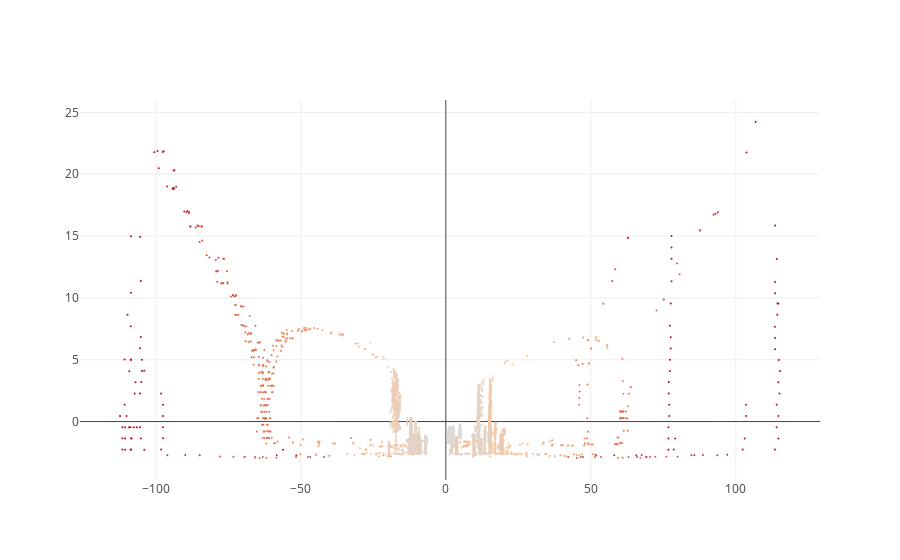

Write notebook code for a chart like this one.
### Markdown cell above
View | Number
---------- | -----------
XZ | 1
XY | 2
YZ | 3

### Code cell
# Select only the desired scene and desired angle
scene_to_plot = objects[34]
view = 3

# plotting the object with desired view
visualize(scene_to_plot, view)

### Figure 1 — Plotly figure (JSON) as saved in the notebook; plotly's stock layout.template omitted (floating-point values rounded to 4 significant figures; data arrays with more than 128 entries replaced by an {"elided": "..."} marker saying what was removed)
{"data": [{"marker": {"color": {"elided": "5941 float values"}, "opacity": 1, "size": 2}, "mode": "markers", "type": "scatter", "uid": "4593d5de-63f8-46ae-9344-a56b28431f83", "x": {"elided": "5941 float values"}, "y": {"elided": "5941 float values"}}], "layout": {"scene": {"xaxis": {"range": [-5, 30]}, "yaxis": {"range": [-120, 120]}}}}
